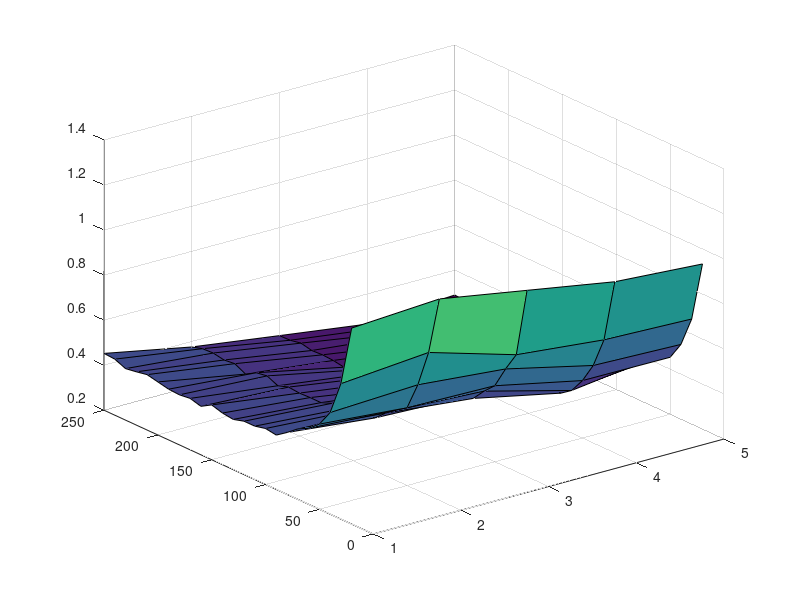

Recreate this plot in MATLAB. (Note: this script raises an error after producing the figure.)

ZZ = [
    0.4523




     4




    0.4488




     3




    0.4287




     5




    0.4365




     5




    0.4459




     2




    0.4356




     3




    0.4254




     3




    0.4222




     6




    0.4284




     1




    0.4151




     1




    0.4433




     1




    0.4293




     1




    0.4230




     6




    0.4370




     6




    0.4371




     1




    0.4486




     4




    0.4413




     1




    0.4748




     5




    0.5129




     2




    0.5373




     4




    0.5780




     4




    0.6514




     4




    0.8016




     6




    1.0704




     5




    0.3755




    12




    0.3898




    16




    0.3924




    16




    0.3836




    14




    0.3892




    15




    0.3649




    20




    0.3929




    21




    0.4008




    11




    0.3791




    16




    0.3951




    16




    0.3904




    19




    0.3926




    17




    0.3921




    13




    0.4108




    17




    0.4090




    15




    0.4235




    11




    0.4376




    19




    0.4338




    18




    0.4773




    14




    0.5128




    12




    0.5453




    13




    0.6693




    11




    0.8347




    13




    1.0944




    19




    0.3204




    21




    0.3218




    16




    0.3310




    16




    0.3203




    15




    0.3230




    17




    0.3200




    13




    0.3121




    12




    0.3215




    19




    0.3270




     9




    0.3357




     9




    0.3361




    16




    0.3307




    13




    0.3420




    12




    0.3667




    17




    0.3665




    14




    0.3937




    12




    0.3989




    17




    0.4190




    19




    0.4372




    14




    0.4915




    19




    0.5376




    10




    0.6341




    20




    0.7193




     9




    1.0272




    16




    0.2662




    12




    0.2693




    10




    0.2683




    15




    0.2782




    11




    0.2639




    16




    0.2673




     9




    0.2616




     9




    0.2730




    10




    0.2632




    15




    0.2679




    16




    0.2726




    14




    0.2790




    10




    0.2713




    13




    0.2662




    14




    0.2855




    14




    0.2997




    16




    0.3085




    15




    0.3465




    14




    0.3552




     9




    0.3891




    12




    0.4551




    12




    0.5441




    11




    0.6800




     9




    0.9599




     7




    0.2900




     6




    0.2837




     8




    0.2996




    16




    0.2889




    15




    0.2893




    12




    0.2906




    10




    0.2933




    15




    0.3087




    10




    0.3104




    16




    0.3077




    11




    0.3107




    11




    0.3135




     4




    0.3115




    17




    0.3334




    12




    0.3233




    15




    0.3438




    18




    0.3482




    10




    0.3855




     3




    0.3930




    15




    0.4403




     2




    0.4531




    18




    0.5321




     9




    0.6670




     5




    0.9334




     6];
 
 ZZ = reshape(ZZ,2,120);
 Z2 = reshape(ZZ(1,:),24,5);
 Z3 = reshape(ZZ(2,:),24,5);
 
 yvec = 250:-10:20;
 xvec = 1:5;
 
 YY = repmat(yvec',[1,5]);
 XX = repmat(xvec,[24,1]);
 
 figure
 surf(XX,YY,Z2)
 
 [x,y] = meshgrid(1:0.1:5,250:-1:20);
 z = griddata(XX,YY,Z2,xq,yq,'cubic');
 
 figure
 surfc(x,y,z)
 hold on
 plot3(XX,YY,Z2,'k*')
 
 
 
 % get the corners of the domain in which the data occurs.
min_x = min(min(x));
min_y = min(min(y));
max_x = max(max(x));
max_y = max(max(y));
 
% the image data you want to show as a plane.
planeimg = abs(z);
 
% scale image between [0, 255] in order to use a custom color map for it.
minplaneimg = min(min(planeimg)); % find the minimum
scaledimg = (floor(((planeimg - minplaneimg) ./ ...
    (max(max(planeimg)) - minplaneimg)) * 255)); % perform scaling
 
% convert the image to a true color image with the jet colormap.
colorimg = ind2rgb(scaledimg,jet(256));
 
 % set hold on so we can show multiple plots / surfs in the figure.
figure(3); hold on;
plot3(XX,YY,Z2,'kp') 
 
% do a normal surface plot.
surf(x,y,z,'edgecolor','none');
 
% set a colormap for the surface
colormap(jet(256));
 
% % desired z position of the image plane.
% imgzposition = -0.2;
%  
% % plot the image plane using surf.
% surf([min_x max_x],[max_y min_y],repmat(imgzposition, [2 2]),...
%     colorimg,'facecolor','texture')
 
% set the view.
view(139,20);
 
% label the axes
xlabel('# Energy Bins','FontName','Times');
ylabel('SNR','FontName','Times');
zlabel('RMSE [cm cartilage]','FontName','Times');
title('Error Surface','FontName','Palatino')

camlight; lighting gouraud;
alpha(.75)

xticks([1 2 3 4 5])
 